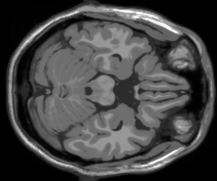
%> input picture Assignment 3/Question4/slice_50.png, 217 x 181 px
$ octave main.m   (GNU Octave 9; MATLAB toolbox functions it lacks are replaced by stand-ins)
%> lines starting %> are read from the running program, lines starting %| are printed output that depends on the picture
### Assignment 3/Question4/questionb.m
function questionb(s50, s51)
    s50_size = size(s50,1);
    lambda = 0.01;
    rel_tol = 0.01;
    % creating  parallel beam tomographic projections at
    % at any 18 randomly angle
    rng(4)
    r_angles=unifrnd(0,180,1,18);
    m_slice_50 = radon(s50, r_angles);
    m_slice_51 = radon(s51, r_angles);
    addpath('./l1_ls_matlab');

    x50 = s50(:) ;%vectorized form of signal
    n = size(x50,1);
    y_50 = m_slice_50(:);
    m = size(y_50, 1);
    s50_size = size(s50,1);
    projection_size = size(m_slice_50,1);
    A = fm(@idct2, projection_size, s50_size, r_angles);
    At = fmt(@dct2, projection_size, s50_size, r_angles);
    [x_pred, status] = l1_ls(A, At, m, n, y_50,lambda,rel_tol);
    reconst_ics_s50 = idct2(reshape(x_pred, s50_size, s50_size));
    figure();
    imshow(reconst_ics_s50);
    colormap('gray');
    title("Independent CS-based Reconstruction - Slice 50");
    %s51 processing
    x51 = s51(:) ;%vectorized form of signal
    n = size(x51,1);
    y_51 = m_slice_51(:);
    m = size(y_51, 1);
    projection_size = size(m_slice_51,1);
    A = fm(@idct2, projection_size, s50_size, r_angles);
    At = fmt(@dct2, projection_size, s50_size, r_angles);
    [x_pred_51, status] = l1_ls(A, At, m, n, y_51,lambda,rel_tol);
    reconst_ics_s51 = idct2(reshape(x_pred_51, s50_size, s50_size));
    figure();
    imshow(reconst_ics_s51);
    colormap('gray');
    title("Independent CS-based Reconstruction - Slice 51");
end

### Assignment 3/Question4/main.m
%% Question 3 implementation
clear;
close all;

%% question a
s50=im2double(imread("slice_50.png"));
%> s50: size 181x217 double; min 0, max 1, mean 0.27
s51=im2double(imread("slice_51.png"));
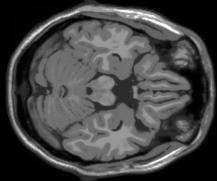
%> input picture Assignment 3/Question4/slice_51.png, 217 x 181 px
%> s51: size 181x217 double; min 0, max 1, mean 0.269
s52=im2double(imread("slice_52.png"));
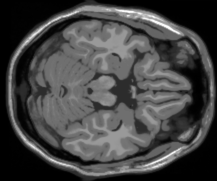
%> input picture Assignment 3/Question4/slice_52.png, 217 x 181 px
%> s52: size 181x217 double; min 0, max 1, mean 0.268
s50 = padarray(s50, [37, 19], 0);
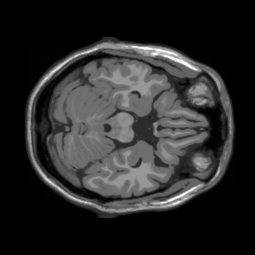
%> s50: size 255x255 double; min 0, max 1, mean 0.163
s51 = padarray(s51, [37, 19], 0);
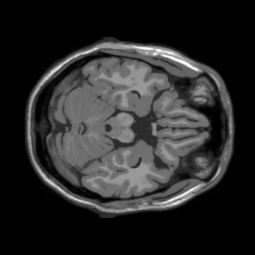
%> s51: size 255x255 double; min 0, max 1, mean 0.163; mean of the top-left, top-right, bottom-left and bottom-right quarters 0.157, 0.17, 0.158, 0.165
s52 = padarray(s52, [37, 19], 0);
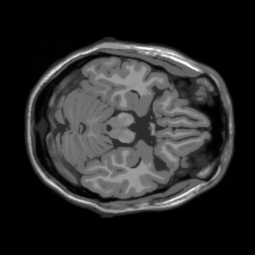
%> s52: size 255x255 double; min 0, max 1, mean 0.162
s50_size = size(s50,1);
%> s50_size = 255
s51_size = size(s51,1);
%> s51_size = 255
% creating  parallel beam tomographic projections at
% at any 18 randomly angle
rng(4)
r_angles=linspace(0,180,18);
m_slice_50 = radon(s50, r_angles);
m_slice_51 = radon(s51, r_angles);
%%fltered back-projection using the Ram-Lak filter, as implemented in the `iradon' function
reconst_s_50_ramlak= iradon(m_slice_50, r_angles, 'linear', 'Ram-Lak', 1, s50_size);
figure();
imshow(reconst_s_50_ramlak);
colormap('gray')
title("fltered back-projection using the Ram-Lak filter for slice50");


% for slice 51
reconst_s_51_ramlak= iradon(m_slice_51, r_angles, 'linear', 'Ram-Lak', 1, s51_size);
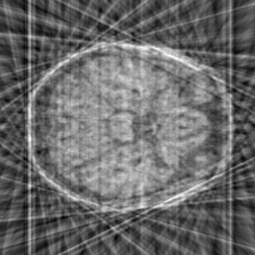
%> reconst_s_51_ramlak: size 255x255 double; min -0.49, max 1.07, mean 0.155; drawn with min black and max white
figure();
imshow(reconst_s_51_ramlak);
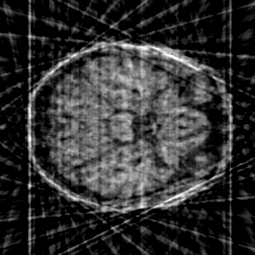
%> displayed picture: size 255x255, on the screen's scale of 0 to 255; min 0, max 255, mean 49.3; mean of the top-left, top-right, bottom-left and bottom-right quarters 49.4, 50.6, 48.3, 48.9
title("fltered back-projection using the Ram-Lak filter for slice51");
colormap('gray')
%% question b
addpath('./l1_ls_matlab');
questionb(s50,s51);
%> in questionb, `y_50 = m_slice_50(:);`: y_50 = 6570 values, max 81.64 at index 3126, min 0 at index 1, mean 29.02
%> the run ends on the next line
